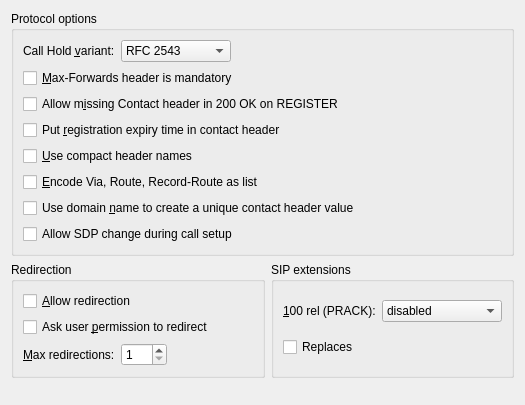
         <widget class="QWidget" name="tab">
          <attribute name="title">
           <string>General</string>
          </attribute>
          <layout class="QGridLayout">
           <item row="2" column="1">
            <spacer name="spacer24_2">
             <property name="orientation">
              <enum>Qt::Vertical</enum>
             </property>
             <property name="sizeType">
              <enum>QSizePolicy::Expanding</enum>
             </property>
             <property name="sizeHint" stdset="0">
              <size>
               <width>20</width>
               <height>16</height>
              </size>
             </property>
            </spacer>
           </item>
           <item row="0" column="0" colspan="2">
            <widget class="QGroupBox" name="optionsGroupBox">
             <property name="title">
              <string>Protocol options</string>
             </property>
             <layout class="QGridLayout">
              <item row="0" column="0">
               <widget class="QLabel" name="holdVariantTextLabel">
                <property name="text">
                 <string>Call Hold &amp;variant:</string>
                </property>
                <property name="wordWrap">
                 <bool>false</bool>
                </property>
                <property name="buddy">
                 <cstring>holdVariantComboBox</cstring>
                </property>
               </widget>
              </item>
              <item row="0" column="1">
               <widget class="QComboBox" name="holdVariantComboBox">
                <property name="sizePolicy">
                 <sizepolicy hsizetype="Minimum" vsizetype="Fixed">
                  <horstretch>0</horstretch>
                  <verstretch>0</verstretch>
                 </sizepolicy>
                </property>
                <property name="minimumSize">
                 <size>
                  <width>110</width>
                  <height>0</height>
                 </size>
                </property>
                <property name="whatsThis">
                 <string>Indicates if RFC 2543 (set media IP address in SDP to 0.0.0.0) or RFC 3264 (use direction attributes in SDP) is used to put a call on-hold.</string>
                </property>
                <item>
                 <property name="text">
                  <string>RFC 2543</string>
                 </property>
                </item>
                <item>
                 <property name="text">
                  <string>RFC 3264</string>
                 </property>
                </item>
               </widget>
              </item>
              <item row="0" column="2">
               <spacer name="spacer4">
                <property name="orientation">
                 <enum>Qt::Horizontal</enum>
                </property>
                <property name="sizeType">
                 <enum>QSizePolicy::Expanding</enum>
                </property>
                <property name="sizeHint" stdset="0">
                 <size>
                  <width>70</width>
                  <height>20</height>
                 </size>
                </property>
               </spacer>
              </item>
              <item row="2" column="0" colspan="3">
               <widget class="QCheckBox" name="missingContactCheckBox">
                <property name="whatsThis">
                 <string>A 200 OK response on a REGISTER request must contain a Contact header. Some registrars however, do not include a Contact header or include a wrong Contact header. This option allows for such a deviation from the specs.</string>
                </property>
                <property name="text">
                 <string>Allow m&amp;issing Contact header in 200 OK on REGISTER</string>
                </property>
                <property name="shortcut">
                 <string>Alt+I</string>
                </property>
               </widget>
              </item>
              <item row="1" column="0" colspan="3">
               <widget class="QCheckBox" name="maxForwardsCheckBox">
                <property name="whatsThis">
                 <string>According to RFC 3261 the Max-Forwards header is mandatory. But many implementations do not send this header. If you tick this box, Twinkle will reject a SIP request if Max-Forwards is missing.</string>
                </property>
                <property name="text">
                 <string>&amp;Max-Forwards header is mandatory</string>
                </property>
                <property name="shortcut">
                 <string>Alt+M</string>
                </property>
               </widget>
              </item>
              <item row="3" column="0" colspan="3">
               <widget class="QCheckBox" name="regTimeCheckBox">
                <property name="whatsThis">
                 <string>In a REGISTER message the expiry time for registration can be put in the Contact header or in the Expires header. If you tick this box it will be put in the Contact header, otherwise it goes in the Expires header.</string>
                </property>
                <property name="text">
                 <string>Put &amp;registration expiry time in contact header</string>
                </property>
                <property name="shortcut">
                 <string>Alt+R</string>
                </property>
               </widget>
              </item>
              <item row="4" column="0" colspan="3">
               <widget class="QCheckBox" name="compactHeadersCheckBox">
                <property name="whatsThis">
                 <string>Indicates if compact header names should be used for headers that have a compact form.</string>
                </property>
                <property name="text">
                 <string>&amp;Use compact header names</string>
                </property>
                <property name="shortcut">
                 <string>Alt+U</string>
                </property>
               </widget>
              </item>
              <item row="7" column="0" colspan="3">
               <widget class="QCheckBox" name="allowSdpChangeCheckBox">
                <property name="whatsThis">
                 <string>&lt;p&gt;A SIP UAS may send SDP in a 1XX response for early media, e.g. ringing tone. When the call is answered the SIP UAS should send the same SDP in the 200 OK response according to RFC 3261. Once SDP has been received, SDP in subsequent responses should be discarded.&lt;/p&gt;
&lt;p&gt;By allowing SDP to change during call setup, Twinkle will not discard SDP in subsequent responses and modify the media stream if the SDP is changed. When the SDP in a response is changed, it must have a new version number in the o= line.&lt;/p&gt;</string>
                </property>
                <property name="text">
                 <string>Allow SDP change during call setup</string>
                </property>
               </widget>
              </item>
              <item row="6" column="0" colspan="3">
               <widget class="QCheckBox" name="useDomainInContactCheckBox">
                <property name="whatsThis">
                 <string>&lt;p&gt;
Twinkle creates a unique contact header value by combining the SIP user name and domain:
&lt;/p&gt;
&lt;p&gt;
&lt;tt&gt;&amp;nbsp;user_domain@local_ip&lt;/tt&gt;
&lt;/p&gt;
&lt;p&gt;
This way 2 user profiles, having the same user name but different domain names, have unique contact addresses and hence can be activated simultaneously.
&lt;/p&gt;
&lt;p&gt;
Some proxies do not handle a contact header value like this. You can disable this option to get a contact header value like this:
&lt;/p&gt;
&lt;p&gt;
&lt;tt&gt;&amp;nbsp;user@local_ip&lt;/tt&gt;
&lt;/p&gt;
&lt;p&gt;
This format is what most SIP phones use.
&lt;/p&gt;</string>
                </property>
                <property name="text">
                 <string>Use domain &amp;name to create a unique contact header value</string>
                </property>
                <property name="shortcut">
                 <string>Alt+N</string>
                </property>
               </widget>
              </item>
              <item row="5" column="0" colspan="3">
               <widget class="QCheckBox" name="multiValuesListCheckBox">
                <property name="whatsThis">
                 <string>The Via, Route and Record-Route headers can be encoded as a list of comma separated values or as multiple occurrences of the same header.</string>
                </property>
                <property name="text">
                 <string>&amp;Encode Via, Route, Record-Route as list</string>
                </property>
                <property name="shortcut">
                 <string>Alt+E</string>
                </property>
               </widget>
              </item>
             </layout>
            </widget>
           </item>
           <item row="1" column="0">
            <widget class="QGroupBox" name="redirectionGroupBox">
             <property name="title">
              <string>Redirection</string>
             </property>
             <layout class="QGridLayout">
              <item row="0" column="0" colspan="2">
               <widget class="QCheckBox" name="allowRedirectionCheckBox">
                <property name="whatsThis">
                 <string>Indicates if Twinkle should redirect a request if a 3XX response is received.</string>
                </property>
                <property name="text">
                 <string>&amp;Allow redirection</string>
                </property>
                <property name="shortcut">
                 <string>Alt+A</string>
                </property>
               </widget>
              </item>
              <item row="1" column="0" colspan="3">
               <widget class="QCheckBox" name="askUserRedirectCheckBox">
                <property name="whatsThis">
                 <string>Indicates if Twinkle should ask the user before redirecting a request when a 3XX response is received.</string>
                </property>
                <property name="text">
                 <string>Ask user &amp;permission to redirect</string>
                </property>
                <property name="shortcut">
                 <string>Alt+P</string>
                </property>
               </widget>
              </item>
              <item row="2" column="0">
               <widget class="QLabel" name="maxRedirectTextLabel">
                <property name="text">
                 <string>&amp;Max redirections:</string>
                </property>
                <property name="wordWrap">
                 <bool>false</bool>
                </property>
                <property name="buddy">
                 <cstring>maxRedirectSpinBox</cstring>
                </property>
               </widget>
              </item>
              <item row="2" column="1">
               <widget class="QSpinBox" name="maxRedirectSpinBox">
                <property name="sizePolicy">
                 <sizepolicy hsizetype="Minimum" vsizetype="Fixed">
                  <horstretch>0</horstretch>
                  <verstretch>0</verstretch>
                 </sizepolicy>
                </property>
                <property name="minimumSize">
                 <size>
                  <width>46</width>
                  <height>0</height>
                 </size>
                </property>
                <property name="whatsThis">
                 <string>The number of redirect addresses that Twinkle tries at a maximum before it gives up redirecting a request. This prevents a request from getting redirected forever.</string>
                </property>
                <property name="minimum">
                 <number>1</number>
                </property>
                <property name="maximum">
                 <number>5</number>
                </property>
               </widget>
              </item>
              <item row="2" column="2">
               <spacer name="spacer5">
                <property name="orientation">
                 <enum>Qt::Horizontal</enum>
                </property>
                <property name="sizeType">
                 <enum>QSizePolicy::Expanding</enum>
                </property>
                <property name="sizeHint" stdset="0">
                 <size>
                  <width>80</width>
                  <height>20</height>
                 </size>
                </property>
               </spacer>
              </item>
             </layout>
            </widget>
           </item>
           <item row="1" column="1">
            <widget class="QGroupBox" name="sipExtensionsGroupBox">
             <property name="title">
              <string>SIP extensions</string>
             </property>
             <layout class="QGridLayout">
              <item row="0" column="1">
               <widget class="QComboBox" name="ext100relComboBox">
                <property name="sizePolicy">
                 <sizepolicy hsizetype="Minimum" vsizetype="Fixed">
                  <horstretch>0</horstretch>
                  <verstretch>0</verstretch>
                 </sizepolicy>
                </property>
                <property name="minimumSize">
                 <size>
                  <width>120</width>
                  <height>0</height>
                 </size>
                </property>
                <property name="whatsThis">
                 <string>Indicates if the 100rel extension (PRACK) is supported:&lt;br&gt;&lt;br&gt;
&lt;b&gt;disabled&lt;/b&gt;: 100rel extension is disabled
&lt;br&gt;&lt;br&gt;
&lt;b&gt;supported&lt;/b&gt;: 100rel is supported (it is added in the supported header of an outgoing INVITE). A far-end can now require a PRACK on a 1xx response.
&lt;br&gt;&lt;br&gt;
&lt;b&gt;required&lt;/b&gt;: 100rel is required (it is put in the require header of an outgoing INVITE). If an incoming INVITE indicates that it supports 100rel, then Twinkle will require a PRACK when sending a 1xx response. A call will fail when the far-end does not support 100rel.
&lt;br&gt;&lt;br&gt;
&lt;b&gt;preferred&lt;/b&gt;: Similar to required, but if a call fails because the far-end indicates it does not support 100rel (420 response) then the call will be re-attempted without the 100rel requirement.</string>
                </property>
                <item>
                 <property name="text">
                  <string>disabled</string>
                 </property>
                </item>
                <item>
                 <property name="text">
                  <string>supported</string>
                 </property>
                </item>
                <item>
                 <property name="text">
                  <string>required</string>
                 </property>
                </item>
                <item>
                 <property name="text">
                  <string>preferred</string>
                 </property>
                </item>
               </widget>
              </item>
              <item row="0" column="0">
               <widget class="QLabel" name="ext100relTextLabel">
                <property name="text">
                 <string>&amp;100 rel (PRACK):</string>
                </property>
                <property name="wordWrap">
                 <bool>false</bool>
                </property>
                <property name="buddy">
                 <cstring>ext100relComboBox</cstring>
                </property>
               </widget>
              </item>
              <item row="1" column="0">
               <widget class="QCheckBox" name="extReplacesCheckBox">
                <property name="whatsThis">
                 <string>Indicates if the Replaces-extension is supported.</string>
                </property>
                <property name="text">
                 <string>Replaces</string>
                </property>
               </widget>
              </item>
             </layout>
            </widget>
           </item>
          </layout>
         </widget>
